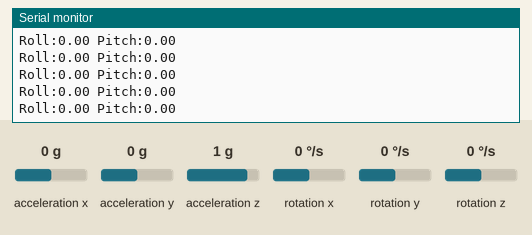
This sketch was run on a simulated Arduino Uno, built with avr-gcc and run on an emulated ATmega328P. Shown: the last lines printed to the serial monitor. The test bench sets the inputs (shaded band); at power-on: acceleration x 0 g, acceleration y 0 g, acceleration z 1 g, rotation x 0 °/s, rotation y 0 °/s, rotation z 0 °/s.

Above: at 1.2 s.
1.3 s: acceleration x set to -1.4 g
At 1.35 s:
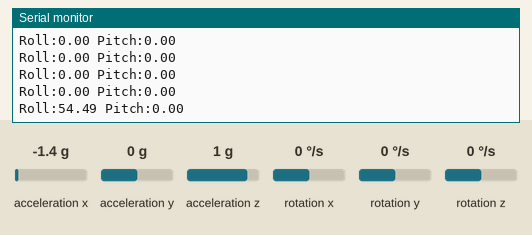
2.8 s: acceleration y set to -1.4 g
At 2.89 s:
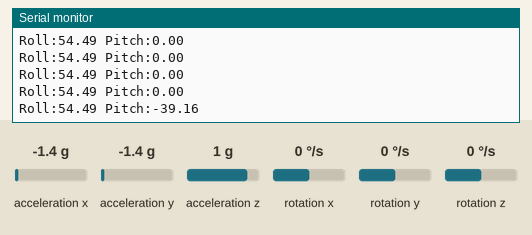
4.3 s: acceleration z set to -1.4 g
At 4.33 s:
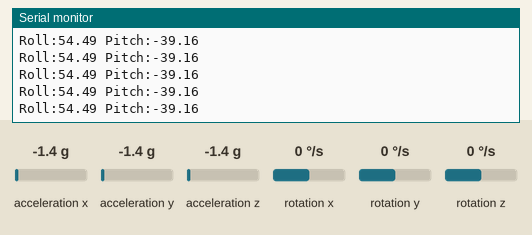
Timing chart, 0 to 7.3 s (numbered marks = the images above; inputs shaded):
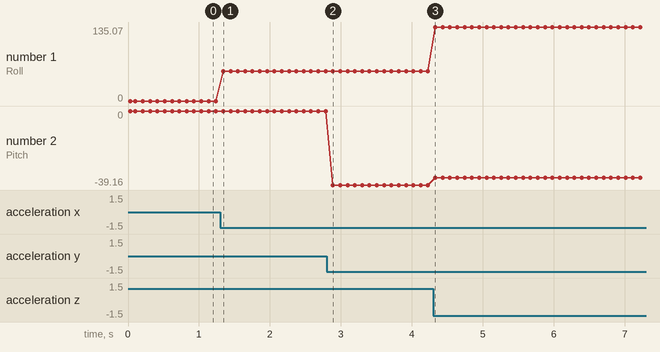

Measured:
- after the input at 1.3 s, the serial monitor: prints a new line at once (image 1)
- after the input at 2.8 s, the serial monitor: prints a new line after 0.09 s (image 2)
- plotted number 1: 0 → 54.49 after the input at 1.3 s, 54.49 → 135.07 after the input at 4.3 s
- plotted number 2: 0 → -39.16 after the input at 2.8 s, -39.16 → -35.28 after the input at 4.3 s

The sketch:

mpu6050.ino
```cpp
#include "I2Cdev.h"
#include "MPU6050.h"
#include "Wire.h"

const int mpuAddress = 0x68;
MPU6050 mpu(mpuAddress);

int ax, ay, az;
int gx, gy, gz;

//const float accScale = 2.0 * 9.81 / 32768.0;
//const float gyroScale = 250.0 / 32768.0;

//void printInfo(){
//	Serial.print("m/s2; deg/s");
//	Serial.print(" ");
//	Serial.print(ax*accScale);
//	Serial.print(" ");
//	Serial.print(ay*accScale);
//	Serial.print(" ");
//	Serial.print(az*accScale);
//	Serial.print(" ");
//	Serial.print(gx*gyroScale);
//	Serial.print(" ");
//	Serial.print(gy*gyroScale);
//	Serial.print(" ");
//	Serial.println(gz*gyroScale);
//}

void setup() {
	Serial.begin(9600);
	Wire.begin();
	mpu.initialize();
	Serial.println(mpu.testConnection() ? F("IMU iniciada correctamente") : F("Error al iniciar IMU"));
}

void loop() {
  mpu.getAcceleration(&ax, &ay, &az);
  double x = ax;
  double y = ay;
  double z = az;
  //mpu.getRotation(&gx, &gy, &gz);

  //float accelAngx = atan(ax /sqrt(pow(ay, 2) + pow(az,2)))*(180.0 / 3.14);
  //float accelAngy = atan(ay /sqrt(pow(ax, 2) + pow(az,2)))*(180.0 / 3.14);

  float roll = atan2(-x, z)*(180.0 / 3.14);
  float pitch = atan2(y, sqrt(x*x + z*z))*(180.0 / 3.14);

  Serial.print(F("Roll:"));
  Serial.print(roll);
  Serial.print(F(" Pitch:"));
  Serial.println(pitch);

  //printInfo();

  delay(100);
}
```
